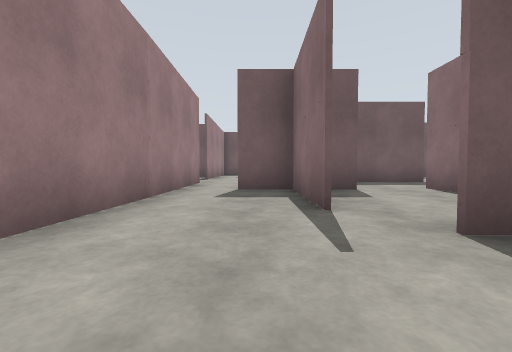
[1] (above)

23 first-person views from a walk through a world built for the Gazebo simulator. The camera is 0.94 m above the floor, tilts 2° down and sees 90° across. The floor is counted in squares, 2 m on a side. Each view is taken from the middle of a square. On the plan, view 1 faces up. The plan holds only what a view shows up to about 9 squares ahead; the rest is blank. The place goes on beyond the plan.

[2]
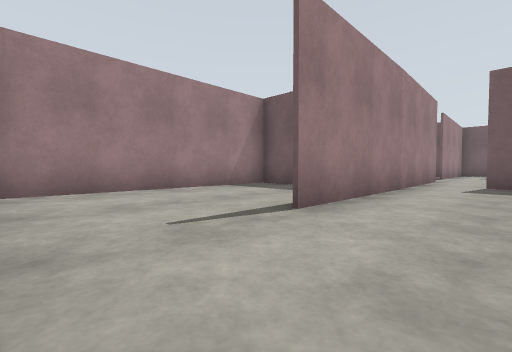

[3]
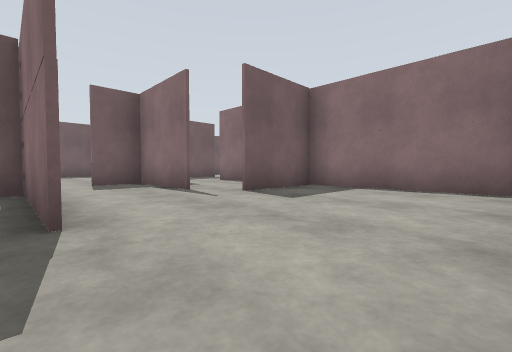

[4]
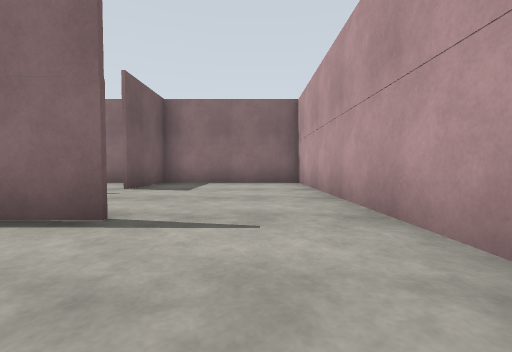

[5]
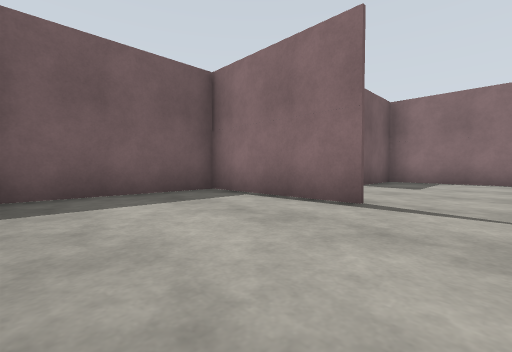

[6]
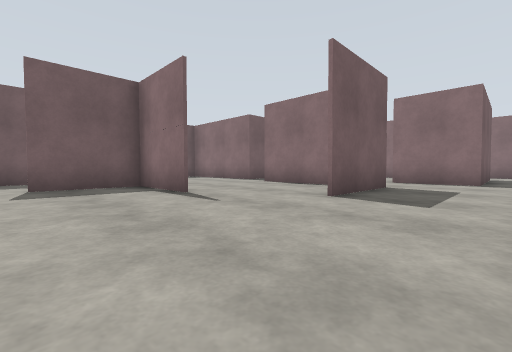

[7]
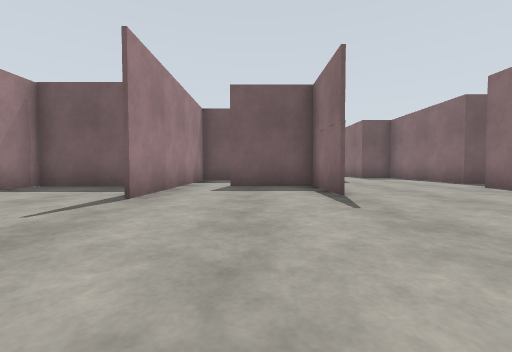

[8]
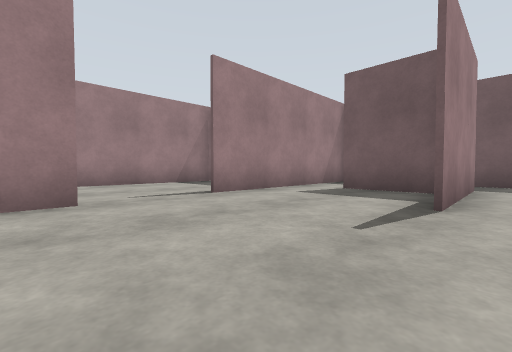

[9]
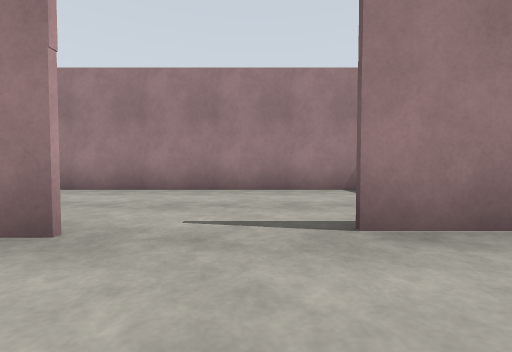

[10]
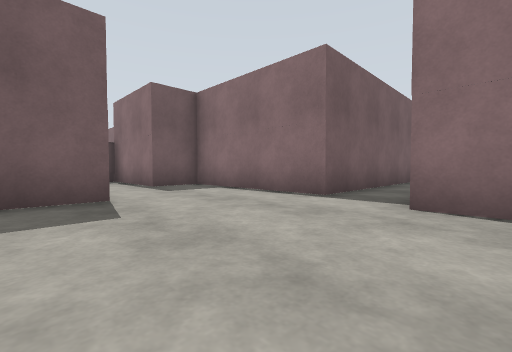

[11]
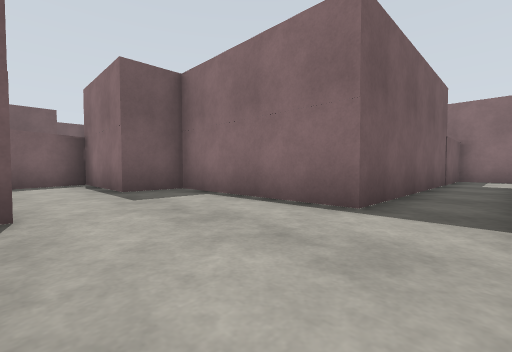

[12]
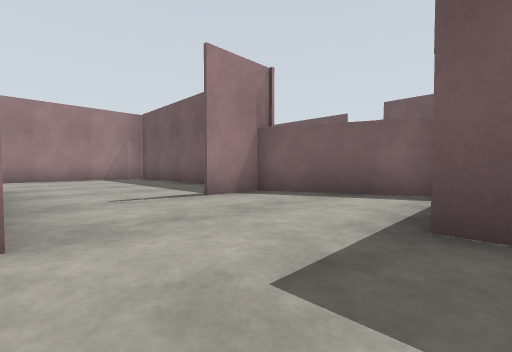

[13]
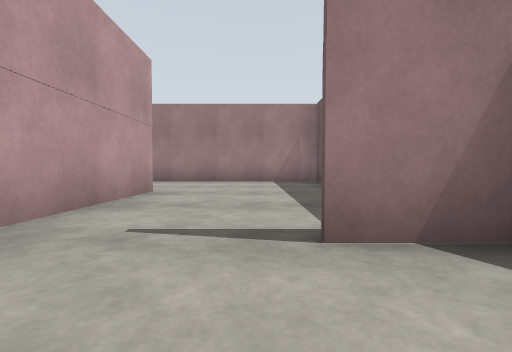

[14]
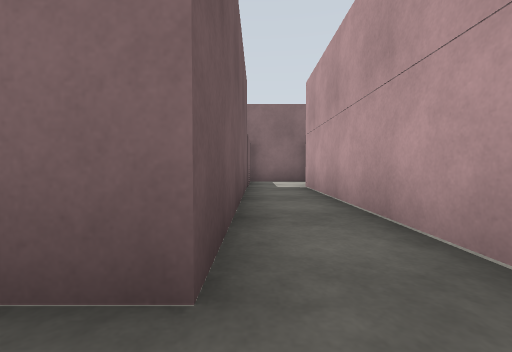

[15]
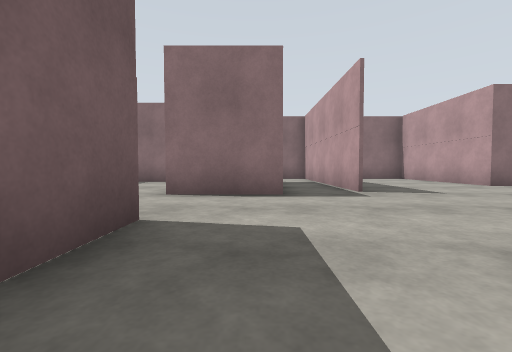

[16]
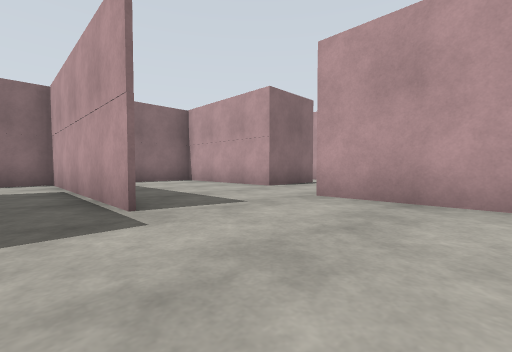

[17]
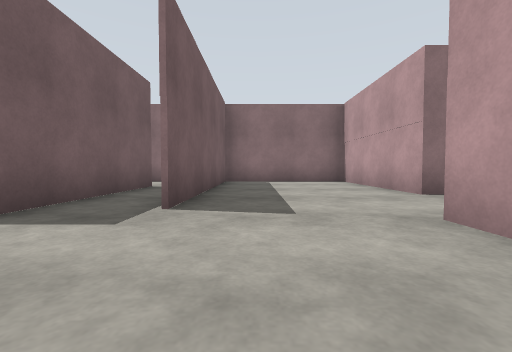

[18]
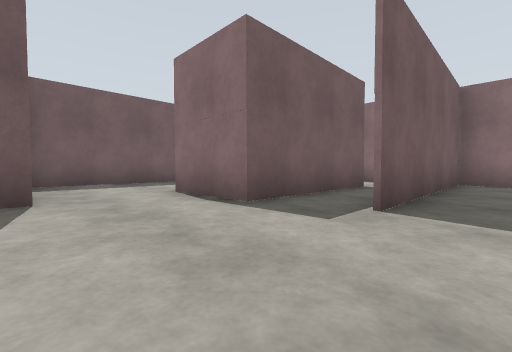

[19]
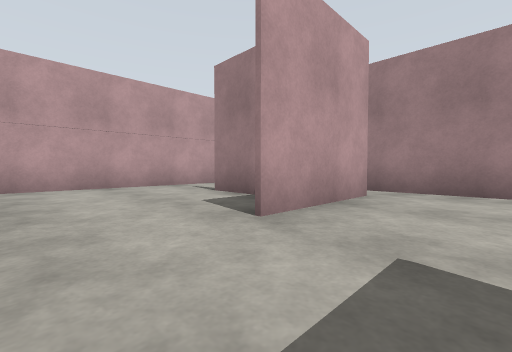

[20]
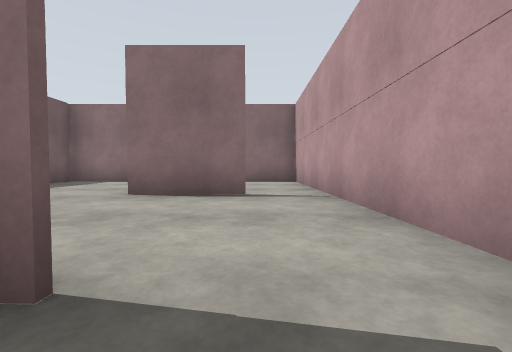

[21]
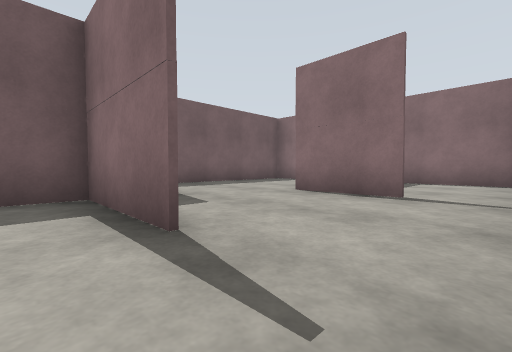

[22]
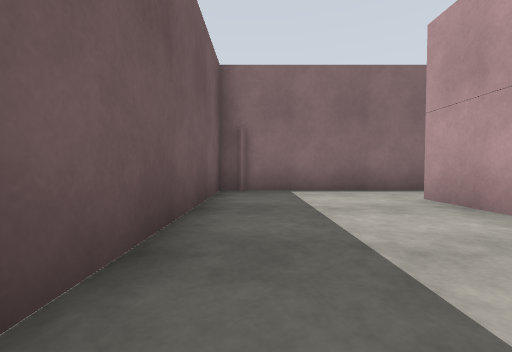

[23]
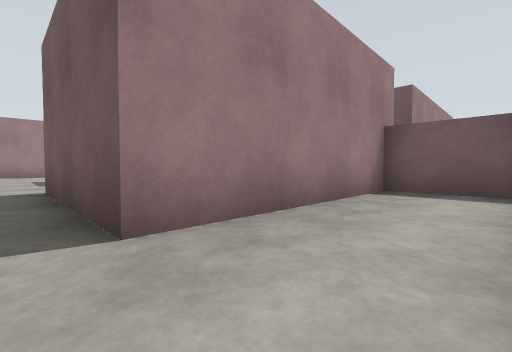

### Floor plan
Ten units are one square. View 1 is at (0, 0); x grows to the right and y downward. Boxes are objects, and circles mark ways between rooms. Rooms are numbered by the first view taken in them; rooms with no view inside come last. Other rooms are left out.
<svg viewBox="-58 -205 196 233">
<path fill="none" stroke="#000" d="M-18 -3 -17 -41M-28 23 37 23 37 -17M7 -27 8 -53M-16 -36 -53 -36 -53 21M38 -17 14 -17M-16 -55 -17 -3M22 -54 -4 -54M52 -94 52 -119M44 -80 27 -80M61 -118 112 -118M14 -136 14 -102 14 -124 -8 -124M31 -149 14 -149M-16 -77 -16 -55M-19 -125 -19 -98M116 -132 59 -132 59 -144M-20 -150 11 -150M-9 -190 -53 -190 -53 -121M59 -144 59 -171 46 -171 46 -200 14 -187 14 -174M112 -65 74 -65 74 -86M132 -50 77 -50 114 -50M47 -23 74 -23M93 9 93 -12 132 -12M38 -41 38 -17M133 -9 133 -49M54 -80 44 -80M58 3 58 -23 49 -23M44 23 64 23M84 -85 98 -85M112 -75 112 -117 55 -117M114 -50 132 -50M133 -49 133 -74M131 -113 112 -113 112 -65M-31 -122 -52 -122M-53 -121 -53 -49M64 23 133 23 133 -9M59 -10 59 3M37 -29 37 -56M133 -114 133 -132 116 -132"/>
<circle cx="-10" cy="-50" r="3" fill="#2a7"/>
<circle cx="45" cy="-150" r="3" fill="#2a7"/>
<circle cx="40" cy="-65" r="3" fill="#2a7"/>
<circle cx="-20" cy="-85" r="3" fill="#2a7"/>
<circle cx="30" cy="-60" r="3" fill="#2a7"/>
<circle cx="110" cy="-130" r="3" fill="#2a7"/>
<circle cx="50" cy="-20" r="3" fill="#2a7"/>
<circle cx="60" cy="-80" r="3" fill="#2a7"/>
<circle cx="110" cy="-60" r="3" fill="#2a7"/>
<circle cx="80" cy="-5" r="3" fill="#2a7"/>
<circle cx="60" cy="15" r="3" fill="#2a7"/>
<text x="-10" y="0">1</text>
<text x="30" y="-100">2</text>
<text x="-10" y="-160">3</text>
<text x="90" y="-40">4</text>
<text x="50" y="10">5</text>
<text x="80" y="-100">6</text>
<text x="120" y="-80">7</text>
<text x="-40" y="-80">8</text>
<text x="100" y="10">9</text>
<text x="30" y="-40">10</text>
<text x="120" y="-130">11</text>
</svg>
Room 1 opens to room 2. Room 2 opens to room 3. Room 2 opens to room 4. Room 2 opens to room 8. Room 2 opens to room 10. Room 2 opens to room 11. Room 4 opens to room 5. Room 4 opens to room 6. Room 4 opens to room 7. Room 4 opens to room 9. Room 5 opens to room 9.

Where each view was taken, in squares from view 1:
view 1: 0 up, 0 right, facing up
view 2: 2 down, 0 right, facing up-left
view 3: 2 down, 2 left, facing up-right
view 4: 1 down, 4 left, facing right
view 5: 1 down, 5 left, facing up-right
view 6: 6 up, 1 left, facing up-right
view 7: 6 up, 0 right, facing up
view 8: 7 up, 2 right, facing up-left
view 9: 9 up, 0 right, facing left
view 10: 11 up, 2 right, facing up-right
view 11: 12 up, 3 right, facing up-right
view 12: 15 up, 5 right, facing up-left
view 13: 17 up, 3 right, facing left
view 14: 13 up, 5 right, facing right
view 15: 7 up, 3 right, facing right
view 16: 6 up, 5 right, facing down-right
view 17: 4 up, 5 right, facing right
view 18: 4 up, 5 right, facing up-right
view 19: 4 up, 9 right, facing down-left
view 20: 1 down, 5 right, facing right
view 21: 2 down, 5 right, facing up-right
view 22: 11 up, 6 right, facing right
view 23: 6 up, 13 right, facing up-left
